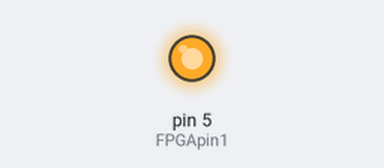
Bench run of a sketch on a simulated Arduino Uno, built with avr-gcc and run on an emulated ATmega328P. On the bench: output pins drawn as LEDs (lit = HIGH).

Above: at 0.1 s.
Timing chart, 0 to 1.6 s (numbered marks = the images above):
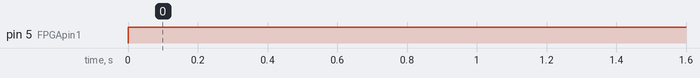

Measured:
- by itself, pin 5 (FPGApin1): LOW → HIGH at 0.00 s

The sketch:

Arduino_to_FPGA.ino
```cpp
#define FPGApin1 5
#define FPGApin2 6

void setup() {
  // put your setup code here, to run once:
  pinMode(FPGApin1,OUTPUT);
  pinMode(FPGApin2,INPUT);
}

void loop() {
  // put your main code here, to run repeatedly:
  digitalWrite(FPGApin1,HIGH);
}
```
